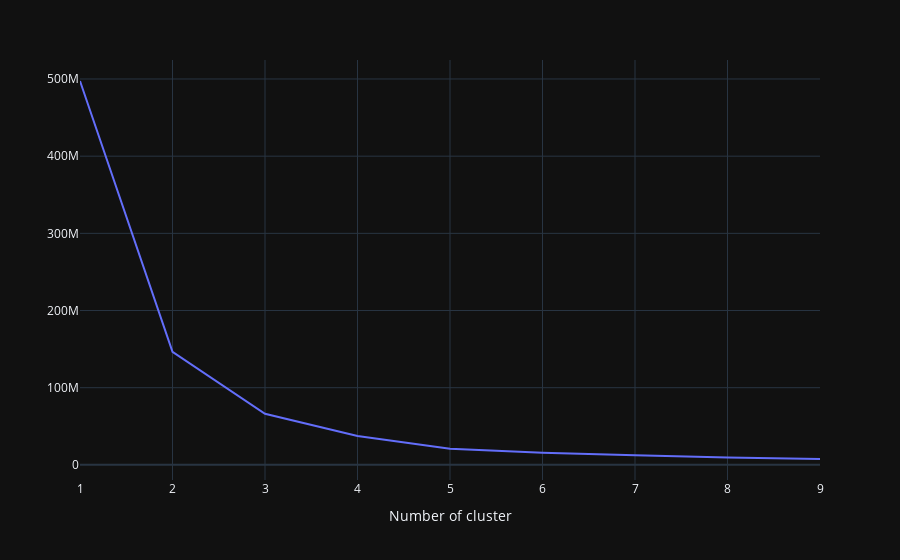

This figure's notebook cell:
### Code cell
my_dict={}
ctm_recency = ctm_dt[['Recency']]
for idx in range(1, 10):
    kmeans = KMeans(n_clusters=idx, max_iter=1000).fit(ctm_recency)
    ctm_recency["clusters"] = kmeans.labels_
    my_dict[idx] = kmeans.inertia_ 

line_fig = px.line(x=list(my_dict.keys()), 
                   y=list(my_dict.values()), 
                   template="plotly_dark"
                  )

line_fig.update_layout(title_x=0, 
                       xaxis_title="Number of cluster", 
                       yaxis_title=""
                      )

line_fig.show(config={'displaylogo': False})

### Figure 1 — Plotly figure (JSON) as saved in the notebook; plotly's stock layout.template omitted (floating-point values rounded to 4 significant figures)
{"data": [{"hovertemplate": "x=%{x}<br>y=%{y}<extra></extra>", "legendgroup": "", "line": {"color": "#636efa", "dash": "solid"}, "mode": "lines", "name": "", "orientation": "v", "showlegend": false, "type": "scatter", "x": [1, 2, 3, 4, 5, 6, 7, 8, 9], "xaxis": "x", "y": [497400000.0, 146400000.0, 66260000.0, 37420000.0, 21040000.0, 15860000.0, 12320000.0, 9475000.0, 7612000.0], "yaxis": "y"}], "layout": {"legend": {"tracegroupgap": 0}, "margin": {"t": 60}, "title": {"x": 0}, "xaxis": {"anchor": "y", "domain": [0, 1], "title": {"text": "Number of cluster"}}, "yaxis": {"anchor": "x", "domain": [0, 1], "title": {"text": ""}}}}
